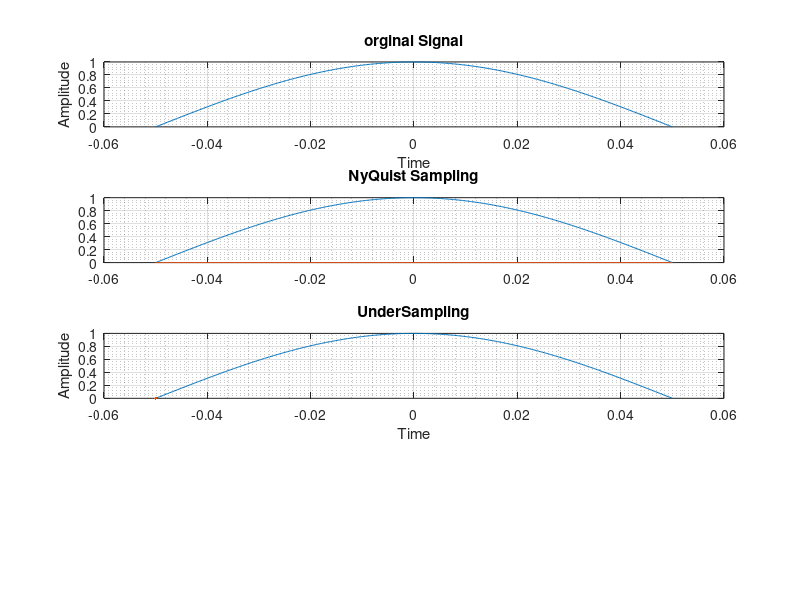

Here is the MATLAB script that generated this plot:
clc;
clear all;
close all;
 
frequency =input('Enter the frequency for the signal:\n');
fprintf("Enter the  frequency and it must be greater or less than Nyquist frequency\n");
oversampling=input('');
%fprintf("Enter the UnderSampling frequency and it must be Less than %d\n",2*frequency);
%undersampling=input('');

Time_Period = 1/frequency;
 
tmin=-0.05;
tmax=0.05;

time = linspace(tmin,tmax,400);
amplitude = cos(2*pi*frequency*time);
 
subplot(4,1,1);
plot(time,amplitude);
grid on; grid minor;
xlabel("Time");
ylabel("Amplitude");
title("orginal Signal");

%Nyquist rate Sampling Part.
nyquist_frequency = 2*frequency;
time1=tmin:(1/nyquist_frequency):tmax;
amplitude1 = cos(2*pi*frequency*time1);
subplot(4,1,2);
plot(time,amplitude);
hold on;
grid on; grid minor;
plot(time1,amplitude1);
title("NyQuist Sampling");
hold off;

if oversampling>nyquist_frequency
    %OverSampling Part.
    time1=tmin:(1/oversampling):tmax;
    amplitude1 = cos(2*pi*frequency*time1);
    subplot(4,1,3);
    plot(time,amplitude);
    hold on;
    plot(time1,amplitude1);
    grid on; grid minor;
    xlabel("Time");
    ylabel("Amplitude");
    title("OverSampling");
    hold off;
else
    %OverSampling Part.
    time1=tmin:(1/oversampling):tmax;
    amplitude1 = cos(2*pi*frequency*time1);
    subplot(4,1,3);
    plot(time,amplitude);
    hold on;
    plot(time1,amplitude1);
    grid on; grid minor;
    xlabel("Time");
    ylabel("Amplitude");
    title("UnderSampling");
    hold off;
end
